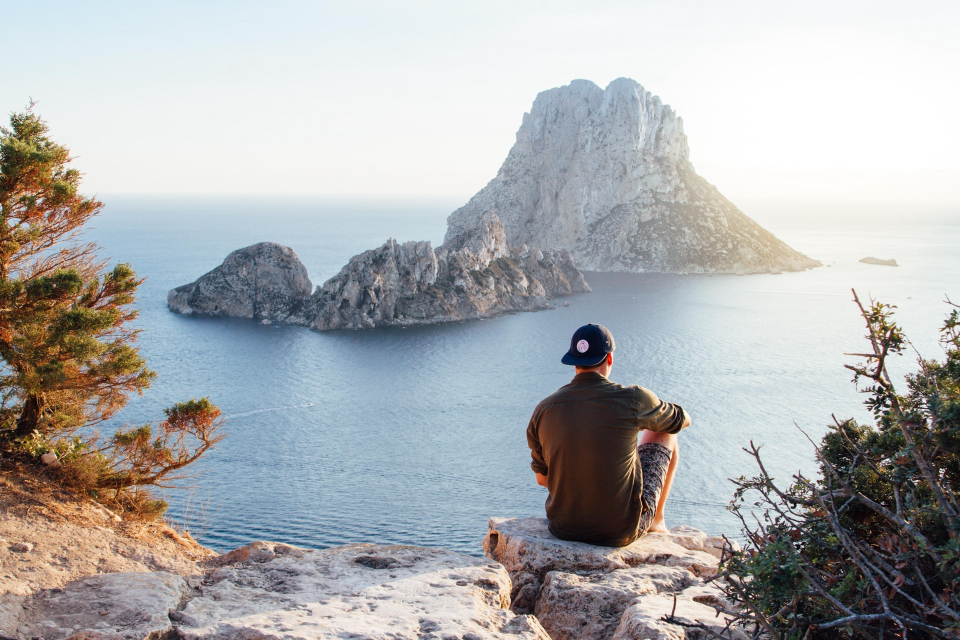
#> input picture adventure.jpeg, 1920 x 1280 px (shown at 1/2 size)
$ python changer_une_couleur.py
#> lines starting #> are read from the running program, lines starting #| are printed output that depends on the picture
import numpy as np
import cv2

#im = cv2.imread('exemple_image_noir.png')
im = cv2.imread("adventure.jpeg")
#> im is the input picture: shape (1280, 1920, 3); mean B, G, R 175.1, 174, 172.9

im_hsv = cv2.cvtColor(im, cv2.COLOR_BGR2HSV)
#> im_hsv: shape (1280, 1920, 3); mean H, S, V 73.1, 42.9, 185.7
print(im_hsv)
#> (printed output is left out)
print("#####")
print(im_hsv[4])
#> (printed output is left out)
im_hsv[np.where(((im_hsv > [0, 0, 0]) & (im_hsv <= [31, 255, 255])).all(axis=2))] = [30, 50, 50]
#> im_hsv: shape (1280, 1920, 3); mean H, S, V 76.7, 36.4, 154.2
im_hsv[np.where(((im_hsv > [32, 0, 0]) & (im_hsv <= [61, 255, 255])).all(axis=2))] = [60, 50, 50]
#> im_hsv: shape (1280, 1920, 3); mean H, S, V 77.2, 37.2, 150
im_hsv[np.where(((im_hsv > [62, 0, 0]) & (im_hsv <= [91, 50, 50])).all(axis=2))] = [90, 50, 50]
#> im_hsv: shape (1280, 1920, 3); mean H, S, V 77.2, 37.3, 150
im_hsv[np.where(((im_hsv > [92, 0, 0]) & (im_hsv <= [121, 255, 255])).all(axis=2))] = [120, 50, 50]
#> im_hsv: shape (1280, 1920, 3); mean H, S, V 85, 42.6, 83.3
im_hsv[np.where(((im_hsv > [122, 0, 0]) & (im_hsv <= [151, 255, 255])).all(axis=2))] = [150, 50, 50]
#> im_hsv: shape (1280, 1920, 3); mean H, S, V 85.6, 43.2, 81.2
im_hsv[np.where(((im_hsv > [152, 0, 0]) & (im_hsv <= [181, 255, 255])).all(axis=2))] = [180, 50, 50]
#> im_hsv: shape (1280, 1920, 3); mean H, S, V 86.2, 43.5, 78.2
im_hsv[np.where(((im_hsv > [182, 0, 0]) & (im_hsv <= [211, 255, 255])).all(axis=2))] = [210, 50, 50]

im_nv = cv2.cvtColor(im_hsv, cv2.COLOR_HSV2BGR)
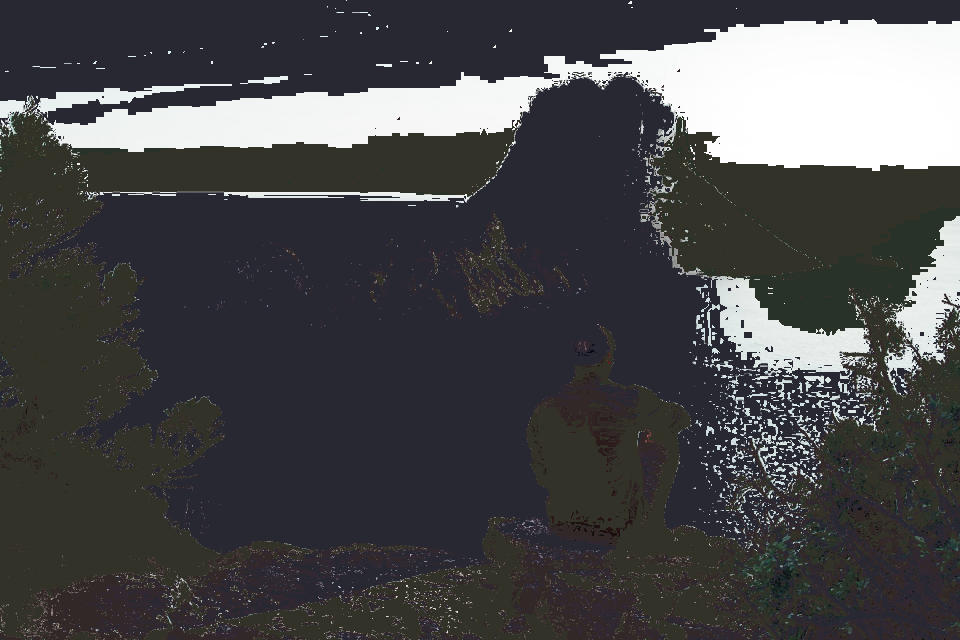
#> im_nv: shape (1280, 1920, 3) (shown at 1/2 size); mean B, G, R 74.5, 72.6, 72.8
# [8 lines of commented-out code are left out]
cv2.imshow("im_hsv", im_hsv)
cv2.imshow("im_nv", im_nv)
cv2.imshow("im", im)
cv2.waitKey(0)

cv2.destroyAllWindows()
